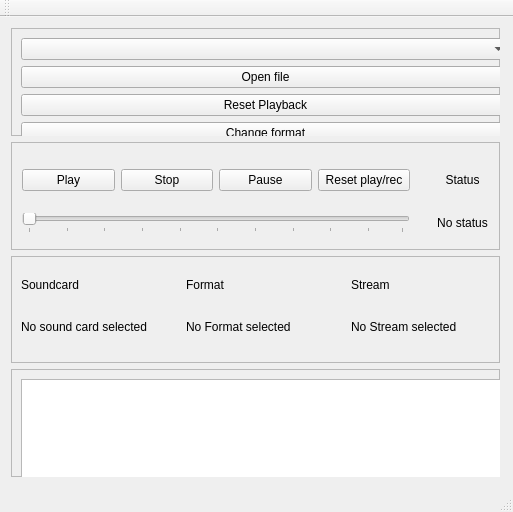
<?xml version="1.0" encoding="UTF-8"?>
<ui version="4.0">
 <class>MainWindow</class>
 <widget class="QMainWindow" name="MainWindow">
  <property name="geometry">
   <rect>
    <x>0</x>
    <y>0</y>
    <width>513</width>
    <height>512</height>
   </rect>
  </property>
  <property name="windowTitle">
   <string>MainWindow</string>
  </property>
  <widget class="QWidget" name="centralWidget">
   <widget class="QWidget" name="verticalLayoutWidget">
    <property name="geometry">
     <rect>
      <x>0</x>
      <y>0</y>
      <width>511</width>
      <height>471</height>
     </rect>
    </property>
    <layout class="QVBoxLayout" name="centralWidgetLayout">
     <item>
      <widget class="QFrame" name="framePlayback">
       <property name="frameShape">
        <enum>QFrame::StyledPanel</enum>
       </property>
       <property name="frameShadow">
        <enum>QFrame::Raised</enum>
       </property>
       <widget class="QWidget" name="verticalLayoutWidget_2">
        <property name="geometry">
         <rect>
          <x>-1</x>
          <y>-1</y>
          <width>511</width>
          <height>132</height>
         </rect>
        </property>
        <layout class="QVBoxLayout" name="layoutPlayback">
         <item>
          <widget class="QComboBox" name="comboBoxPlaybackDevice"/>
         </item>
         <item>
          <widget class="QPushButton" name="pushButtonOpenFile">
           <property name="text">
            <string>Open file</string>
           </property>
          </widget>
         </item>
         <item>
          <widget class="QPushButton" name="pushButtonResetPlayback">
           <property name="text">
            <string>Reset Playback</string>
           </property>
          </widget>
         </item>
         <item>
          <widget class="QPushButton" name="pushButtonChangeFormat">
           <property name="text">
            <string>Change format</string>
           </property>
          </widget>
         </item>
        </layout>
       </widget>
      </widget>
     </item>
     <item>
      <widget class="QFrame" name="frameControls">
       <property name="frameShape">
        <enum>QFrame::StyledPanel</enum>
       </property>
       <property name="frameShadow">
        <enum>QFrame::Raised</enum>
       </property>
       <widget class="QWidget" name="gridLayoutWidget">
        <property name="geometry">
         <rect>
          <x>0</x>
          <y>0</y>
          <width>509</width>
          <height>119</height>
         </rect>
        </property>
        <layout class="QGridLayout" name="layoutControls">
         <item row="0" column="0">
          <widget class="QPushButton" name="pushButtonPlay">
           <property name="text">
            <string>Play</string>
           </property>
          </widget>
         </item>
         <item row="0" column="1">
          <widget class="QPushButton" name="pushButtonStop">
           <property name="text">
            <string>Stop</string>
           </property>
          </widget>
         </item>
         <item row="0" column="3">
          <widget class="QPushButton" name="pushButtonResetALL">
           <property name="text">
            <string>Reset play/rec</string>
           </property>
          </widget>
         </item>
         <item row="0" column="2">
          <widget class="QPushButton" name="pushButtonPause">
           <property name="text">
            <string>Pause</string>
           </property>
          </widget>
         </item>
         <item row="1" column="0" colspan="4">
          <widget class="QSlider" name="sliderStreamPosition">
           <property name="orientation">
            <enum>Qt::Horizontal</enum>
           </property>
           <property name="tickPosition">
            <enum>QSlider::TicksBelow</enum>
           </property>
           <property name="tickInterval">
            <number>10</number>
           </property>
          </widget>
         </item>
         <item row="0" column="4">
          <widget class="QLabel" name="labelStatusDescr">
           <property name="text">
            <string>Status</string>
           </property>
           <property name="alignment">
            <set>Qt::AlignCenter</set>
           </property>
          </widget>
         </item>
         <item row="1" column="4">
          <widget class="QLabel" name="LabelStatus">
           <property name="text">
            <string>No status</string>
           </property>
           <property name="alignment">
            <set>Qt::AlignCenter</set>
           </property>
          </widget>
         </item>
        </layout>
       </widget>
      </widget>
     </item>
     <item>
      <widget class="QFrame" name="framePlaybackInfo">
       <property name="frameShape">
        <enum>QFrame::StyledPanel</enum>
       </property>
       <property name="frameShadow">
        <enum>QFrame::Raised</enum>
       </property>
       <widget class="QWidget" name="gridLayoutWidget_2">
        <property name="geometry">
         <rect>
          <x>-1</x>
          <y>-1</y>
          <width>511</width>
          <height>101</height>
         </rect>
        </property>
        <layout class="QGridLayout" name="layoutPlaybackInfo">
         <item row="0" column="0">
          <widget class="QLabel" name="label">
           <property name="text">
            <string>Soundcard</string>
           </property>
          </widget>
         </item>
         <item row="0" column="1">
          <widget class="QLabel" name="label_2">
           <property name="text">
            <string>Format</string>
           </property>
          </widget>
         </item>
         <item row="1" column="0">
          <widget class="QLabel" name="labelSoundcard">
           <property name="text">
            <string>No sound card selected</string>
           </property>
          </widget>
         </item>
         <item row="1" column="1">
          <widget class="QLabel" name="labelFormat">
           <property name="text">
            <string>No Format selected</string>
           </property>
          </widget>
         </item>
         <item row="0" column="2">
          <widget class="QLabel" name="label_3">
           <property name="text">
            <string>Stream</string>
           </property>
          </widget>
         </item>
         <item row="1" column="2">
          <widget class="QLabel" name="labelStream">
           <property name="text">
            <string>No Stream selected</string>
           </property>
          </widget>
         </item>
        </layout>
       </widget>
      </widget>
     </item>
     <item>
      <widget class="QFrame" name="frameMessage">
       <property name="frameShape">
        <enum>QFrame::StyledPanel</enum>
       </property>
       <property name="frameShadow">
        <enum>QFrame::Raised</enum>
       </property>
       <widget class="QWidget" name="verticalLayoutWidget_3">
        <property name="geometry">
         <rect>
          <x>-1</x>
          <y>-1</y>
          <width>511</width>
          <height>141</height>
         </rect>
        </property>
        <layout class="QVBoxLayout" name="layoutMessage">
         <item>
          <widget class="QTextEdit" name="messageText">
           <property name="textInteractionFlags">
            <set>Qt::TextSelectableByKeyboard|Qt::TextSelectableByMouse</set>
           </property>
          </widget>
         </item>
        </layout>
       </widget>
      </widget>
     </item>
    </layout>
   </widget>
  </widget>
  <widget class="QMenuBar" name="menuBar">
   <property name="geometry">
    <rect>
     <x>0</x>
     <y>0</y>
     <width>513</width>
     <height>22</height>
    </rect>
   </property>
  </widget>
  <widget class="QToolBar" name="mainToolBar">
   <attribute name="toolBarArea">
    <enum>TopToolBarArea</enum>
   </attribute>
   <attribute name="toolBarBreak">
    <bool>false</bool>
   </attribute>
  </widget>
  <widget class="QStatusBar" name="statusBar"/>
 </widget>
 <layoutdefault spacing="6" margin="11"/>
 <resources/>
 <connections/>
</ui>
